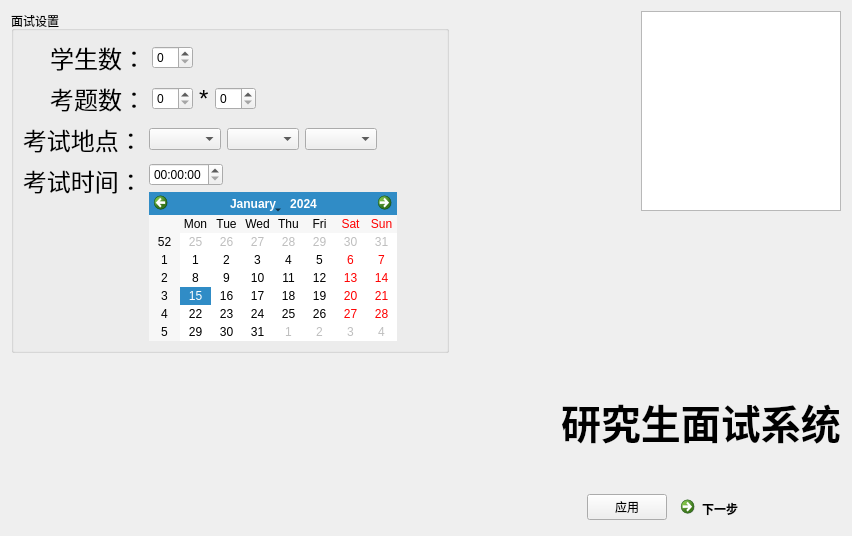
<?xml version="1.0" encoding="UTF-8"?>
<ui version="4.0">
 <class>InterEditor</class>
 <widget class="QWidget" name="InterEditor">
  <property name="geometry">
   <rect>
    <x>0</x>
    <y>0</y>
    <width>852</width>
    <height>536</height>
   </rect>
  </property>
  <property name="windowTitle">
   <string>Form</string>
  </property>
  <layout class="QVBoxLayout" name="verticalLayout_6">
   <item>
    <layout class="QHBoxLayout" name="horizontalLayout_11">
     <item>
      <widget class="QGroupBox" name="groupBox">
       <property name="title">
        <string>面试设置</string>
       </property>
       <layout class="QVBoxLayout" name="verticalLayout_4">
        <item>
         <layout class="QVBoxLayout" name="verticalLayout_3">
          <item>
           <layout class="QHBoxLayout" name="horizontalLayout_2">
            <item>
             <widget class="QLabel" name="label">
              <property name="font">
               <font>
                <pointsize>18</pointsize>
               </font>
              </property>
              <property name="text">
               <string>    学生数：</string>
              </property>
              <property name="alignment">
               <set>Qt::AlignRight|Qt::AlignTrailing|Qt::AlignVCenter</set>
              </property>
             </widget>
            </item>
            <item>
             <widget class="QSpinBox" name="spinBox"/>
            </item>
            <item>
             <spacer name="horizontalSpacer_2">
              <property name="orientation">
               <enum>Qt::Horizontal</enum>
              </property>
              <property name="sizeHint" stdset="0">
               <size>
                <width>40</width>
                <height>20</height>
               </size>
              </property>
             </spacer>
            </item>
           </layout>
          </item>
          <item>
           <layout class="QHBoxLayout" name="horizontalLayout_4">
            <item>
             <widget class="QLabel" name="label_2">
              <property name="font">
               <font>
                <pointsize>18</pointsize>
               </font>
              </property>
              <property name="text">
               <string>    考题数：</string>
              </property>
              <property name="alignment">
               <set>Qt::AlignRight|Qt::AlignTrailing|Qt::AlignVCenter</set>
              </property>
             </widget>
            </item>
            <item>
             <layout class="QHBoxLayout" name="horizontalLayout_3">
              <item>
               <widget class="QSpinBox" name="spinBox_2"/>
              </item>
              <item>
               <widget class="QLabel" name="label_5">
                <property name="font">
                 <font>
                  <pointsize>18</pointsize>
                 </font>
                </property>
                <property name="text">
                 <string>*</string>
                </property>
               </widget>
              </item>
              <item>
               <widget class="QSpinBox" name="spinBox_3"/>
              </item>
              <item>
               <spacer name="horizontalSpacer_3">
                <property name="orientation">
                 <enum>Qt::Horizontal</enum>
                </property>
                <property name="sizeHint" stdset="0">
                 <size>
                  <width>40</width>
                  <height>20</height>
                 </size>
                </property>
               </spacer>
              </item>
             </layout>
            </item>
           </layout>
          </item>
          <item>
           <layout class="QHBoxLayout" name="horizontalLayout_5">
            <item>
             <widget class="QLabel" name="label_3">
              <property name="font">
               <font>
                <pointsize>18</pointsize>
               </font>
              </property>
              <property name="text">
               <string>考试地点：</string>
              </property>
             </widget>
            </item>
            <item>
             <layout class="QHBoxLayout" name="horizontalLayout_6">
              <item>
               <widget class="QComboBox" name="comboBox"/>
              </item>
              <item>
               <widget class="QComboBox" name="comboBox_2"/>
              </item>
              <item>
               <widget class="QComboBox" name="comboBox_3"/>
              </item>
              <item>
               <spacer name="horizontalSpacer_5">
                <property name="orientation">
                 <enum>Qt::Horizontal</enum>
                </property>
                <property name="sizeHint" stdset="0">
                 <size>
                  <width>40</width>
                  <height>18</height>
                 </size>
                </property>
               </spacer>
              </item>
             </layout>
            </item>
           </layout>
          </item>
          <item>
           <layout class="QHBoxLayout" name="horizontalLayout_8">
            <item>
             <layout class="QVBoxLayout" name="verticalLayout">
              <item>
               <widget class="QLabel" name="label_4">
                <property name="font">
                 <font>
                  <pointsize>18</pointsize>
                 </font>
                </property>
                <property name="text">
                 <string>考试时间：</string>
                </property>
               </widget>
              </item>
              <item>
               <spacer name="verticalSpacer">
                <property name="orientation">
                 <enum>Qt::Vertical</enum>
                </property>
                <property name="sizeHint" stdset="0">
                 <size>
                  <width>20</width>
                  <height>40</height>
                 </size>
                </property>
               </spacer>
              </item>
             </layout>
            </item>
            <item>
             <layout class="QVBoxLayout" name="verticalLayout_2">
              <item>
               <layout class="QHBoxLayout" name="horizontalLayout_7">
                <item>
                 <widget class="QTimeEdit" name="timeEdit"/>
                </item>
                <item>
                 <spacer name="horizontalSpacer_4">
                  <property name="orientation">
                   <enum>Qt::Horizontal</enum>
                  </property>
                  <property name="sizeHint" stdset="0">
                   <size>
                    <width>40</width>
                    <height>20</height>
                   </size>
                  </property>
                 </spacer>
                </item>
               </layout>
              </item>
              <item>
               <layout class="QHBoxLayout" name="horizontalLayout_9">
                <item>
                 <widget class="QCalendarWidget" name="calendarWidget"/>
                </item>
                <item>
                 <spacer name="horizontalSpacer_6">
                  <property name="orientation">
                   <enum>Qt::Horizontal</enum>
                  </property>
                  <property name="sizeHint" stdset="0">
                   <size>
                    <width>40</width>
                    <height>20</height>
                   </size>
                  </property>
                 </spacer>
                </item>
               </layout>
              </item>
             </layout>
            </item>
           </layout>
          </item>
         </layout>
        </item>
       </layout>
      </widget>
     </item>
     <item>
      <layout class="QVBoxLayout" name="verticalLayout_5">
       <item>
        <layout class="QHBoxLayout" name="horizontalLayout_10">
         <item>
          <spacer name="horizontalSpacer_7">
           <property name="orientation">
            <enum>Qt::Horizontal</enum>
           </property>
           <property name="sizeHint" stdset="0">
            <size>
             <width>40</width>
             <height>20</height>
            </size>
           </property>
          </spacer>
         </item>
         <item>
          <widget class="QGraphicsView" name="graphicsView">
           <property name="minimumSize">
            <size>
             <width>200</width>
             <height>200</height>
            </size>
           </property>
           <property name="maximumSize">
            <size>
             <width>200</width>
             <height>200</height>
            </size>
           </property>
          </widget>
         </item>
        </layout>
       </item>
       <item>
        <spacer name="verticalSpacer_3">
         <property name="orientation">
          <enum>Qt::Vertical</enum>
         </property>
         <property name="sizeHint" stdset="0">
          <size>
           <width>20</width>
           <height>40</height>
          </size>
         </property>
        </spacer>
       </item>
      </layout>
     </item>
    </layout>
   </item>
   <item>
    <layout class="QHBoxLayout" name="horizontalLayout_13">
     <item>
      <spacer name="verticalSpacer_2">
       <property name="orientation">
        <enum>Qt::Vertical</enum>
       </property>
       <property name="sizeHint" stdset="0">
        <size>
         <width>20</width>
         <height>40</height>
        </size>
       </property>
      </spacer>
     </item>
     <item>
      <layout class="QHBoxLayout" name="horizontalLayout_12">
       <item>
        <spacer name="horizontalSpacer_8">
         <property name="orientation">
          <enum>Qt::Horizontal</enum>
         </property>
         <property name="sizeHint" stdset="0">
          <size>
           <width>40</width>
           <height>20</height>
          </size>
         </property>
        </spacer>
       </item>
       <item>
        <widget class="QLabel" name="label_6">
         <property name="font">
          <font>
           <pointsize>30</pointsize>
           <weight>75</weight>
           <bold>true</bold>
          </font>
         </property>
         <property name="text">
          <string>研究生面试系统</string>
         </property>
        </widget>
       </item>
      </layout>
     </item>
    </layout>
   </item>
   <item>
    <layout class="QHBoxLayout" name="horizontalLayout_14">
     <item>
      <spacer name="horizontalSpacer_9">
       <property name="orientation">
        <enum>Qt::Horizontal</enum>
       </property>
       <property name="sizeHint" stdset="0">
        <size>
         <width>40</width>
         <height>20</height>
        </size>
       </property>
      </spacer>
     </item>
     <item>
      <widget class="QPushButton" name="btn_apply">
       <property name="text">
        <string>应用</string>
       </property>
      </widget>
     </item>
     <item>
      <widget class="QCommandLinkButton" name="btn_nextTab">
       <property name="maximumSize">
        <size>
         <width>168</width>
         <height>36</height>
        </size>
       </property>
       <property name="text">
        <string>下一步</string>
       </property>
      </widget>
     </item>
    </layout>
   </item>
  </layout>
 </widget>
 <resources/>
 <connections/>
</ui>
